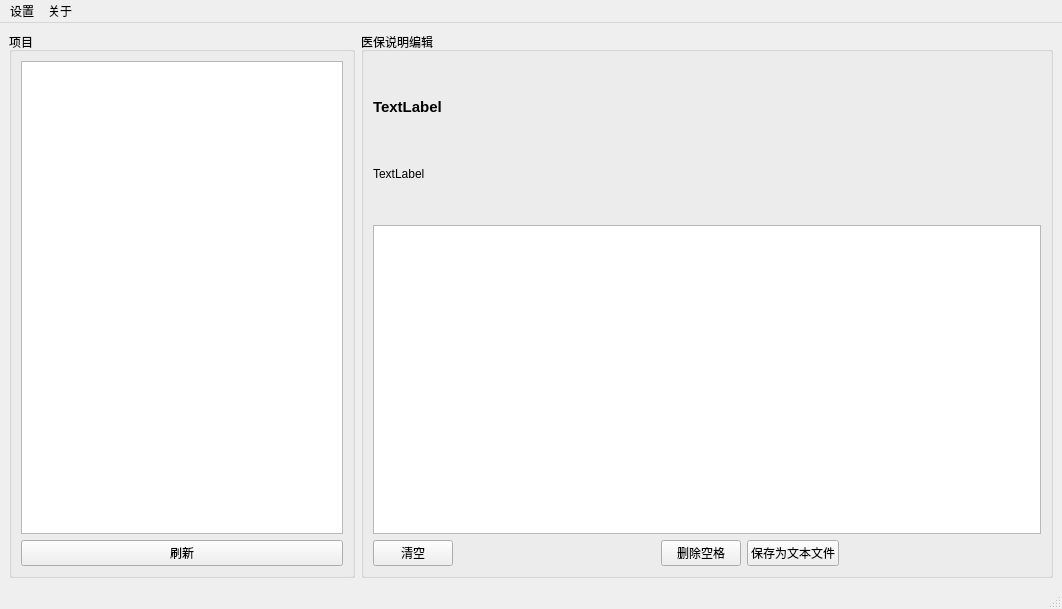
<?xml version="1.0" encoding="UTF-8"?>
<ui version="4.0">
 <class>MainWindow</class>
 <widget class="QMainWindow" name="MainWindow">
  <property name="geometry">
   <rect>
    <x>0</x>
    <y>0</y>
    <width>1062</width>
    <height>609</height>
   </rect>
  </property>
  <property name="windowTitle">
   <string>医保说明编辑器1.0版</string>
  </property>
  <widget class="QWidget" name="centralwidget">
   <layout class="QHBoxLayout" name="horizontalLayout" stretch="1,2">
    <item>
     <widget class="QGroupBox" name="groupBox">
      <property name="title">
       <string>项目</string>
      </property>
      <layout class="QVBoxLayout" name="verticalLayout">
       <item>
        <widget class="QListWidget" name="listWidget"/>
       </item>
       <item>
        <widget class="QPushButton" name="pushButton">
         <property name="text">
          <string>刷新</string>
         </property>
        </widget>
       </item>
      </layout>
     </widget>
    </item>
    <item>
     <widget class="QGroupBox" name="groupBox_2">
      <property name="title">
       <string>医保说明编辑</string>
      </property>
      <layout class="QVBoxLayout" name="verticalLayout_3" stretch="0,1,0">
       <item>
        <layout class="QVBoxLayout" name="verticalLayout_2" stretch="1,1,1,1,1">
         <item>
          <spacer name="verticalSpacer_2">
           <property name="orientation">
            <enum>Qt::Vertical</enum>
           </property>
           <property name="sizeHint" stdset="0">
            <size>
             <width>20</width>
             <height>40</height>
            </size>
           </property>
          </spacer>
         </item>
         <item>
          <widget class="QLabel" name="label">
           <property name="font">
            <font>
             <pointsize>11</pointsize>
             <weight>75</weight>
             <bold>true</bold>
            </font>
           </property>
           <property name="text">
            <string>TextLabel</string>
           </property>
          </widget>
         </item>
         <item>
          <spacer name="verticalSpacer_3">
           <property name="orientation">
            <enum>Qt::Vertical</enum>
           </property>
           <property name="sizeHint" stdset="0">
            <size>
             <width>20</width>
             <height>40</height>
            </size>
           </property>
          </spacer>
         </item>
         <item>
          <widget class="QLabel" name="label_2">
           <property name="text">
            <string>TextLabel</string>
           </property>
          </widget>
         </item>
         <item>
          <spacer name="verticalSpacer">
           <property name="orientation">
            <enum>Qt::Vertical</enum>
           </property>
           <property name="sizeHint" stdset="0">
            <size>
             <width>20</width>
             <height>40</height>
            </size>
           </property>
          </spacer>
         </item>
        </layout>
       </item>
       <item>
        <widget class="QTextEdit" name="textEdit"/>
       </item>
       <item>
        <layout class="QHBoxLayout" name="horizontalLayout_2">
         <item>
          <widget class="QPushButton" name="pushButton_3">
           <property name="text">
            <string>清空</string>
           </property>
          </widget>
         </item>
         <item>
          <spacer name="horizontalSpacer">
           <property name="orientation">
            <enum>Qt::Horizontal</enum>
           </property>
           <property name="sizeHint" stdset="0">
            <size>
             <width>40</width>
             <height>20</height>
            </size>
           </property>
          </spacer>
         </item>
         <item>
          <widget class="QPushButton" name="pushButton_4">
           <property name="text">
            <string>删除空格</string>
           </property>
          </widget>
         </item>
         <item>
          <widget class="QPushButton" name="pushButton_2">
           <property name="text">
            <string>保存为文本文件</string>
           </property>
          </widget>
         </item>
         <item>
          <spacer name="horizontalSpacer_2">
           <property name="orientation">
            <enum>Qt::Horizontal</enum>
           </property>
           <property name="sizeHint" stdset="0">
            <size>
             <width>40</width>
             <height>20</height>
            </size>
           </property>
          </spacer>
         </item>
        </layout>
       </item>
      </layout>
     </widget>
    </item>
   </layout>
  </widget>
  <widget class="QMenuBar" name="menubar">
   <property name="geometry">
    <rect>
     <x>0</x>
     <y>0</y>
     <width>1062</width>
     <height>23</height>
    </rect>
   </property>
   <widget class="QMenu" name="menu">
    <property name="title">
     <string>设置</string>
    </property>
    <addaction name="action"/>
   </widget>
   <widget class="QMenu" name="menu_2">
    <property name="title">
     <string>关于</string>
    </property>
    <addaction name="action_2"/>
   </widget>
   <addaction name="menu"/>
   <addaction name="menu_2"/>
  </widget>
  <widget class="QStatusBar" name="statusbar"/>
  <action name="action">
   <property name="text">
    <string>设置医保项目</string>
   </property>
  </action>
  <action name="action_2">
   <property name="text">
    <string>关于该软件</string>
   </property>
  </action>
 </widget>
 <resources/>
 <connections/>
</ui>
